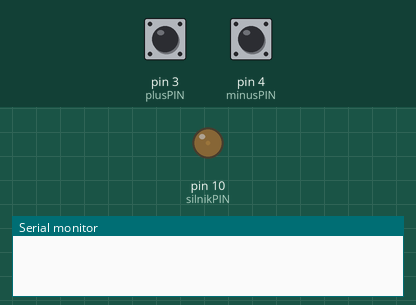
Recording of a sketch running on a simulated Arduino Uno, built with avr-gcc and run on an emulated ATmega328P. On the bench: output pins drawn as LEDs (lit = HIGH), the last lines printed to the serial monitor. The test bench sets the inputs (shaded band); at power-on: pin 3 (plusPIN) HIGH, pin 4 (minusPIN) HIGH.

Above: at 1.2 s.
1.3 s: pin 3 (plusPIN) pulled LOW for 3.2 s
At 5.7 s:
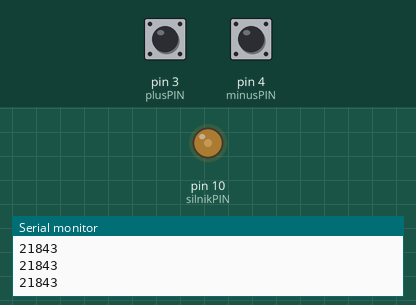
6.0 s: pin 3 (plusPIN) pulled LOW for 3.2 s
At 10.4 s:
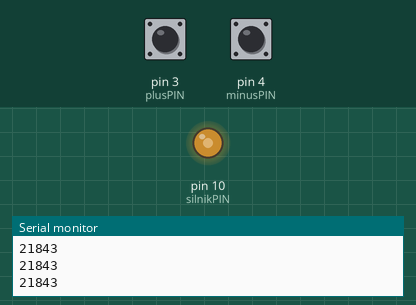
10.7 s: pin 4 (minusPIN) pulled LOW for 0.15 s
At 11.9 s:
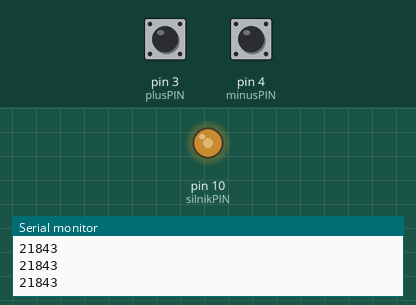
12.3 s: pin 3 (plusPIN) pulled LOW for 3.2 s
At 16.7 s:
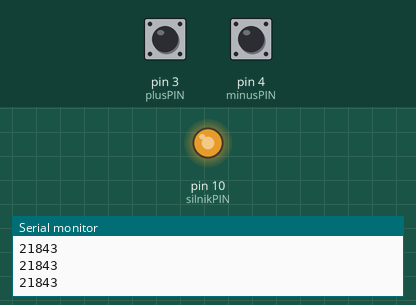
17.0 s: pin 4 (minusPIN) pulled LOW for 1 s
At 17.16 s:
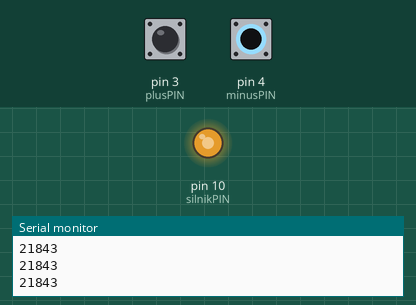
20.0 s: pin 4 (minusPIN) pulled LOW for 3.2 s
At 23.8 s:
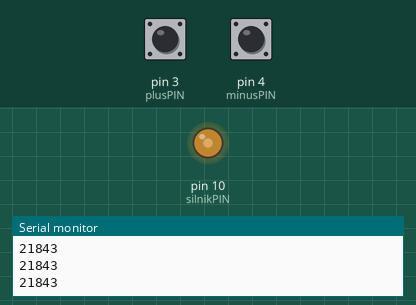
Timing chart, 0 to 25.3 s (numbered marks = the images above; inputs shaded):
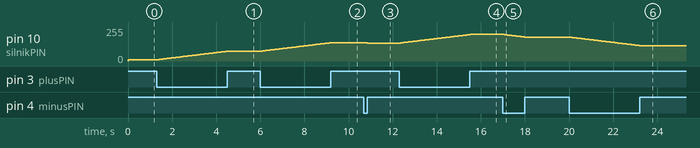

Measured:
- after the input at 1.3 s, pin 10 (silnikPIN): moves from 10/255 to 74/255 over 3.2 s, starting after 0.05 s
- after the input at 6.0 s, pin 10 (silnikPIN): moves from 74/255 to 138/255 over 3.2 s, starting after 0.05 s
- after the input at 10.7 s, pin 10 (silnikPIN): 138/255 → 135/255 after 0.05 s
- after the input at 12.3 s, pin 10 (silnikPIN): moves from 135/255 to 199/255 over 3.2 s, starting after 0.06 s
- after the input at 17.0 s, pin 10 (silnikPIN): moves from 199/255 to 179/255 over 0.95 s, starting after 0.06 s
- after the input at 20.0 s, pin 10 (silnikPIN): moves from 179/255 to 115/255 over 3.2 s, starting after 0.05 s

The sketch:

pwm_silnik.ino
```cpp
#define silnikPIN 10
#define plusPIN 3
#define minusPIN 4

int wypelnienie = 10; // wypelnienie na start
int wypelnienie_min = 5;
int wypelnienie_max = 255;
int spd = 50; //ms szybkosc zmiany
int zmiana = 1; // skok
unsigned long timer_max = 60000; // ms czas pracy silnika
int plus = LOW;
int minus = LOW;
int wyp_start = 6; // wypelnienie startu
unsigned long timer_now = millis();
unsigned long timer_diff = 0;
unsigned long timer_zero = millis();


void setup() {
  pinMode(silnikPIN, OUTPUT);//Konfiguracja pinu jako wyjścia
  pinMode(plusPIN, INPUT_PULLUP);
  pinMode(minusPIN, INPUT_PULLUP);
  Serial.begin(9600);

  TCCR1B = TCCR1B & 11111000 | B00000100; // PWM 100Hz

}

void loop() {
  plus = digitalRead(plusPIN);
  minus = digitalRead(minusPIN);


  analogWrite(silnikPIN, wypelnienie); //Generujemy sygnał o zadanym wypełnieniu
  //Serial.print("Wypelnienie:");Serial.println(wypelnienie);
  //Serial.print("Plus:");Serial.println(plus);
  //Serial.print("Minus:");Serial.println(minus);
  //Serial.print("Timer:");Serial.println(timer_zero);

  if (wypelnienie == 0 && ((minus == HIGH && plus == LOW) || (minus == LOW && plus == HIGH))) { //start
    wypelnienie = wypelnienie + wyp_start;
    timer_zero = millis();
  }

  if (wypelnienie >= 0 && wypelnienie < wypelnienie_max && minus == HIGH && plus == LOW) { // dodaj
    wypelnienie = wypelnienie + zmiana;
    Serial.println('PLUS');
    timer_zero = millis();
    delay(spd);
  }
  if (wypelnienie > wypelnienie_min && wypelnienie <= wypelnienie_max && minus == LOW && plus == HIGH) { // zmniejsz
      Serial.println('MINUS');
      wypelnienie = wypelnienie - zmiana;
      timer_zero = millis();
      delay(spd);
  }

  if ((minus == LOW && plus == HIGH) || (minus == HIGH && plus == LOW)) {
    timer_zero = millis();
  }

  timer_now = millis();
  timer_diff = timer_now - timer_zero;

  if (timer_diff > timer_max) {
    timer_zero = timer_now;
    wypelnienie = 0;
  }


}
```
